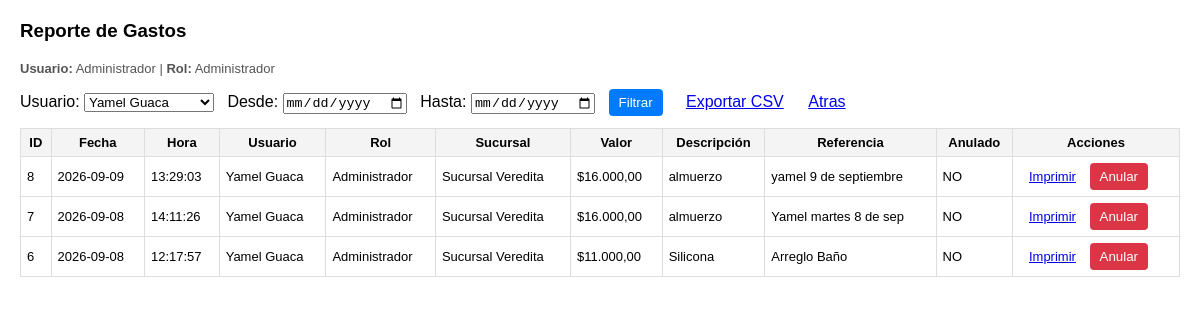
The app's page /admin/gastos_list.php?usuario_id=5 (signed in) with its own data.
### tables this page shows
CREATE TABLE `gastos` (
  `id` int(11) NOT NULL,
  `usuario_id` int(11) NOT NULL,
  `rol_id` int(11) NOT NULL,
  `branch_id` int(11) DEFAULT NULL,
  `fecha` date NOT NULL,
  `hora` time NOT NULL,
  `valor` decimal(12,2) NOT NULL,
  `descripcion` varchar(255) NOT NULL,
  `referencia` varchar(100) DEFAULT NULL,
  `created_at` timestamp NOT NULL DEFAULT current_timestamp(),
  `updated_at` timestamp NULL DEFAULT NULL ON UPDATE current_timestamp(),
  `anulado` tinyint(1) NOT NULL DEFAULT 0,
  `anulado_by` int(11) DEFAULT NULL,
  `anulado_at` datetime DEFAULT NULL
);

CREATE TABLE `users` (
  `id` int(11) NOT NULL,
  `name` varchar(100) NOT NULL,
  `email` varchar(150) NOT NULL,
  `password_hash` varchar(255) NOT NULL,
  `role_id` int(11) NOT NULL,
  `branch_id` int(11) NOT NULL DEFAULT 1,
  `active` tinyint(1) DEFAULT 1,
  `created_at` timestamp NOT NULL DEFAULT current_timestamp()
);

CREATE TABLE `roles` (
  `id` int(11) NOT NULL,
  `name` varchar(50) NOT NULL,
  `description` varchar(255) DEFAULT NULL,
  `created_at` timestamp NOT NULL DEFAULT current_timestamp()
);

### admin/gastos_list.php (the view, shortened to what this page needs)
<?php
require_once __DIR__ . '/../includes/config.php';
$usuario = $_SESSION['user'];
$rol_id  = (int) $usuario['role_id'];
$filter_user = (int) ($_GET['usuario_id'] ?? 0);
$filter_from = $_GET['from'] ?? '';
$filter_to   = $_GET['to'] ?? '';
$where = ["1=1"];
$params = [];
if ($filter_user) { $where[]="g.usuario_id=:uid"; $params[':uid']=$filter_user; }
$sql = "
SELECT g.*, u.name AS usuario_nombre, r.name AS rol_nombre,
       COALESCE(b.name, ub.name) AS branch_name
FROM gastos g
LEFT JOIN users u ON u.id = g.usuario_id
LEFT JOIN roles r ON r.id = g.rol_id
LEFT JOIN branches b ON b.id = g.branch_id
LEFT JOIN branches ub ON ub.id = u.branch_id
WHERE ".implode(" AND ",$where)." ORDER BY g.created_at DESC LIMIT 500
";
$stmt=$pdo->prepare($sql); $stmt->execute($params);
$gastos=$stmt->fetchAll();
?>
<!DOCTYPE html>
<html lang="es">
<head>
</head>
<body>
<h3>Reporte de Gastos</h3>
<p class="small"><strong>Usuario:</strong> <?=htmlspecialchars($usuario['name'])?> | <strong>Rol:</strong> <?=htmlspecialchars($usuario['role_name'])?></p>
<form method="GET" class="filters">
  <label>Usuario:
    <select name="usuario_id">
      <?php
      $uStmt = $pdo->query("SELECT id,name FROM users ORDER BY name");
      while($u = $uStmt->fetch()){
          $sel = ($filter_user == $u['id']) ? 'selected' : '';
          echo "<option value=\"".htmlspecialchars($u['id'])."\" $sel>".htmlspecialchars($u['name'])."</option>";
      }
      ?>
    </select>
  </label>
  <label>Desde: <input type="date" name="from" value="<?=htmlspecialchars($filter_from)?>"></label>
  <label>Hasta: <input type="date" name="to" value="<?=htmlspecialchars($filter_to)?>"></label>
  <button type="submit" class="btn btn-primary">Filtrar</button>
  <a class="btn" href="gastos_list.php?<?=http_build_query(array_merge($_GET,['export'=>'csv']))?>">Exportar CSV</a>
  <a href="/mi_tienda/admin/dashboard.php" class="btn">Atras</a>
</form>
<table>
  <thead>
    <tr>
      <th>ID</th>
      <th>Fecha</th>
      <th>Hora</th>
      <th>Usuario</th>
      <th>Rol</th>
      <th>Sucursal</th>
      <th>Valor</th>
      <th>Descripción</th>
      <th>Referencia</th>
      <th>Anulado</th>
      <th>Acciones</th>
    </tr>
  </thead>
  <tbody>
    <?php foreach($gastos as $g): ?>
      <tr style="<?=$g['anulado'] ? 'opacity:0.6;background:#f9d6d6' : ''?>">
        <td><?=htmlspecialchars($g['id'])?></td>
        <td><?=htmlspecialchars($g['fecha'])?></td>
        <td><?=htmlspecialchars($g['hora'])?></td>
        <td><?=htmlspecialchars($g['usuario_nombre'])?></td>
        <td><?=htmlspecialchars($g['rol_nombre'])?></td>
        <td><?=htmlspecialchars($g['branch_name'] ?? '')?></td>
        <td><?= '$'.number_format($g['valor'],2,',','.')?></td>
        <td><?=htmlspecialchars($g['descripcion'])?></td>
        <td><?=htmlspecialchars($g['referencia'])?></td>
        <td><?=$g['anulado'] ? 'SI' : 'NO'?></td>
        <td>
          <a class="btn" href="invoice_print.php?gasto_id=<?=$g['id']?>" target="_blank">Imprimir</a>
          <?php if (!$g['anulado'] && $rol_id === 1): ?>
            <form method="POST" style="display:inline" onsubmit="return confirm('Confirmar anulación del gasto ID <?=$g['id']?>');">
              <button type="submit" class="btn btn-danger">Anular</button>
            </form>
          <?php endif; ?>
        </td>
      </tr>
    <?php endforeach; ?>
  </tbody>
</table>
</body>
</html>

### admin/gastos_list.php (style rules this page uses)
body { font-family:Arial;margin:20px }
table { border-collapse:collapse;width:100% }
th,td { border:1px solid #ddd;padding:6px;font-size:13px }
th { background:#f4f4f4 }
.btn { padding:6px 10px;border:0;border-radius:4px;cursor:pointer }
.btn-primary { background:#007bff;color:#fff }
.btn-danger { background:#dc3545;color:#fff }
.filters { margin-bottom:12px }
.small { font-size:13px;color:#555 }

### records on screen
gastos: id "8", fecha "2026-09-09", hora "13:29:03", usuario.name "Yamel Guaca", rol.name "Administrador", branch_name "Sucursal Veredita", valor "16.000,00", descripcion "almuerzo", referencia "yamel 9 de septiembre", anulado "NO"
gastos: id "7", fecha "2026-09-08", hora "14:11:26", usuario.name "Yamel Guaca", rol.name "Administrador", branch_name "Sucursal Veredita", valor "16.000,00", descripcion "almuerzo", referencia "Yamel martes 8 de sep", anulado "NO"
gastos: id "6", fecha "2026-09-08", hora "12:17:57", usuario.name "Yamel Guaca", rol.name "Administrador", branch_name "Sucursal Veredita", valor "11.000,00", descripcion "Silicona", referencia "Arreglo Baño", anulado "NO"

### other values on screen
$usuario['name'] "Administrador"
$usuario['role_name'] "Administrador"
form field usuario_id "Yamel Guaca"
